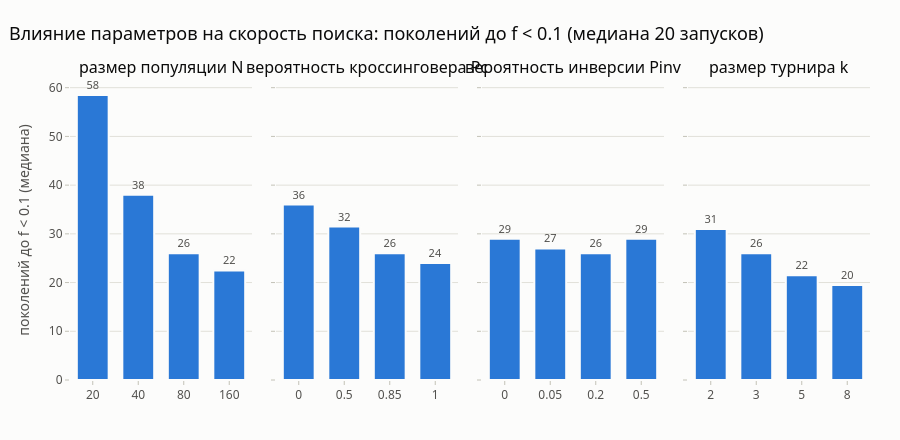

The cell this chart's notebook holds for it:
### Code cell
fig = make_subplots(rows=1, cols=4, shared_yaxes=True, horizontal_spacing=0.03, subplot_titles=[LABELS[p] for p in GRID])
for c, par in enumerate(GRID, start=1):
    d = df_par[df_par.par == par]
    fig.add_trace(go.Bar(x=[f'{v:g}' for v in d.значение], y=d.поколений, showlegend=False,
                         marker=dict(color=PALETTE[0], line=dict(color=SURFACE, width=2)),
                         text=[f'{v:.0f}' for v in d.поколений], textposition='outside', textfont=dict(size=11, color=INK2),
                         customdata=np.c_[d.успехов, d.худшее_f],
                         hovertemplate='%{x}: поколений до f<0.1 — %{y:.0f}<br>успехов %{customdata[0]:.0f}%<br>'
                                       'худшее f = %{customdata[1]:.3f}<extra></extra>'), 1, c)
fig.update_xaxes(type='category')
fig.update_yaxes(title_text='поколений до f < 0.1 (медиана)', row=1, col=1)
fig.update_layout(title='Влияние параметров на скорость поиска: поколений до f < 0.1 (медиана 20 запусков)',
                  height=440, bargap=0.3)
save(fig, '05_parameters', width=1300, height=440)
fig.show()

### Figure 1 — Plotly figure (JSON) as saved in the notebook; plotly's stock layout.template omitted (floating-point values rounded to 4 significant figures)
{"data": [{"customdata": [[80.0, 0.24], [100.0, 0.08688], [100.0, 0.03142], [100.0, 0.01996]], "hovertemplate": "%{x}: поколений до f<0.1 — %{y:.0f}<br>успехов %{customdata[0]:.0f}%<br>худшее f = %{customdata[1]:.3f}<extra></extra>", "marker": {"color": "#2a78d6", "line": {"color": "#fcfcfb", "width": 2}}, "showlegend": false, "text": ["58", "38", "26", "22"], "textfont": {"color": "#52514e", "size": 11}, "textposition": "outside", "type": "bar", "x": ["20", "40", "80", "160"], "xaxis": "x", "y": [58.5, 38.0, 26.0, 22.5], "yaxis": "y"}, {"customdata": [[100.0, 0.05497], [100.0, 0.03142], [100.0, 0.03142], [100.0, 0.03142]], "hovertemplate": "%{x}: поколений до f<0.1 — %{y:.0f}<br>успехов %{customdata[0]:.0f}%<br>худшее f = %{customdata[1]:.3f}<extra></extra>", "marker": {"color": "#2a78d6", "line": {"color": "#fcfcfb", "width": 2}}, "showlegend": false, "text": ["36", "32", "26", "24"], "textfont": {"color": "#52514e", "size": 11}, "textposition": "outside", "type": "bar", "x": ["0", "0.5", "0.85", "1"], "xaxis": "x2", "y": [36.0, 31.5, 26.0, 24.0], "yaxis": "y2"}, {"customdata": [[100.0, 0.05498], [100.0, 0.03142], [100.0, 0.03142], [100.0, 0.08688]], "hovertemplate": "%{x}: поколений до f<0.1 — %{y:.0f}<br>успехов %{customdata[0]:.0f}%<br>худшее f = %{customdata[1]:.3f}<extra></extra>", "marker": {"color": "#2a78d6", "line": {"color": "#fcfcfb", "width": 2}}, "showlegend": false, "text": ["29", "27", "26", "29"], "textfont": {"color": "#52514e", "size": 11}, "textposition": "outside", "type": "bar", "x": ["0", "0.05", "0.2", "0.5"], "xaxis": "x3", "y": [29.0, 27.0, 26.0, 29.0], "yaxis": "y3"}, {"customdata": [[100.0, 0.01996], [100.0, 0.03142], [100.0, 0.03201], [100.0, 0.03509]], "hovertemplate": "%{x}: поколений до f<0.1 — %{y:.0f}<br>успехов %{customdata[0]:.0f}%<br>худшее f = %{customdata[1]:.3f}<extra></extra>", "marker": {"color": "#2a78d6", "line": {"color": "#fcfcfb", "width": 2}}, "showlegend": false, "text": ["31", "26", "22", "20"], "textfont": {"color": "#52514e", "size": 11}, "textposition": "outside", "type": "bar", "x": ["2", "3", "5", "8"], "xaxis": "x4", "y": [31.0, 26.0, 21.5, 19.5], "yaxis": "y4"}], "layout": {"annotations": [{"font": {"size": 16}, "showarrow": false, "text": "размер популяции N", "x": 0.1138, "xanchor": "center", "xref": "paper", "y": 1.0, "yanchor": "bottom", "yref": "paper"}, {"font": {"size": 16}, "showarrow": false, "text": "вероятность кроссинговера Pc", "x": 0.3712, "xanchor": "center", "xref": "paper", "y": 1.0, "yanchor": "bottom", "yref": "paper"}, {"font": {"size": 16}, "showarrow": false, "text": "вероятность инверсии Pinv", "x": 0.6288, "xanchor": "center", "xref": "paper", "y": 1.0, "yanchor": "bottom", "yref": "paper"}, {"font": {"size": 16}, "showarrow": false, "text": "размер турнира k", "x": 0.8862, "xanchor": "center", "xref": "paper", "y": 1.0, "yanchor": "bottom", "yref": "paper"}], "bargap": 0.3, "height": 440, "title": {"text": "Влияние параметров на скорость поиска: поколений до f < 0.1 (медиана 20 запусков)"}, "xaxis": {"anchor": "y", "domain": [0.0, 0.2275], "type": "category"}, "xaxis2": {"anchor": "y2", "domain": [0.2575, 0.485], "type": "category"}, "xaxis3": {"anchor": "y3", "domain": [0.515, 0.7425], "type": "category"}, "xaxis4": {"anchor": "y4", "domain": [0.7725, 1.0], "type": "category"}, "yaxis": {"anchor": "x", "domain": [0.0, 1.0], "title": {"text": "поколений до f < 0.1 (медиана)"}}, "yaxis2": {"anchor": "x2", "domain": [0.0, 1.0], "matches": "y", "showticklabels": false}, "yaxis3": {"anchor": "x3", "domain": [0.0, 1.0], "matches": "y", "showticklabels": false}, "yaxis4": {"anchor": "x4", "domain": [0.0, 1.0], "matches": "y", "showticklabels": false}}}
